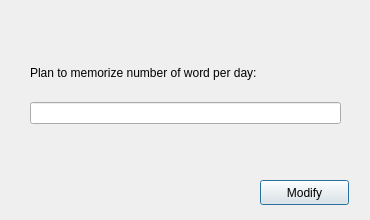
<?xml version="1.0" encoding="UTF-8"?>
<ui version="4.0">
 <class>MyPlan</class>
 <widget class="QDialog" name="MyPlan">
  <property name="geometry">
   <rect>
    <x>0</x>
    <y>0</y>
    <width>370</width>
    <height>220</height>
   </rect>
  </property>
  <property name="minimumSize">
   <size>
    <width>370</width>
    <height>220</height>
   </size>
  </property>
  <property name="maximumSize">
   <size>
    <width>370</width>
    <height>220</height>
   </size>
  </property>
  <property name="windowTitle">
   <string>My plan</string>
  </property>
  <widget class="QPushButton" name="btn_modify">
   <property name="geometry">
    <rect>
     <x>260</x>
     <y>180</y>
     <width>89</width>
     <height>25</height>
    </rect>
   </property>
   <property name="text">
    <string>Modify</string>
   </property>
  </widget>
  <widget class="QWidget" name="layoutWidget">
   <property name="geometry">
    <rect>
     <x>30</x>
     <y>50</y>
     <width>311</width>
     <height>91</height>
    </rect>
   </property>
   <layout class="QVBoxLayout" name="verticalLayout">
    <item>
     <widget class="QLabel" name="label">
      <property name="sizePolicy">
       <sizepolicy hsizetype="Preferred" vsizetype="Fixed">
        <horstretch>0</horstretch>
        <verstretch>0</verstretch>
       </sizepolicy>
      </property>
      <property name="text">
       <string>Plan to memorize number of word per day:</string>
      </property>
     </widget>
    </item>
    <item>
     <widget class="QLineEdit" name="le_plan"/>
    </item>
   </layout>
  </widget>
 </widget>
 <resources/>
 <connections/>
</ui>
